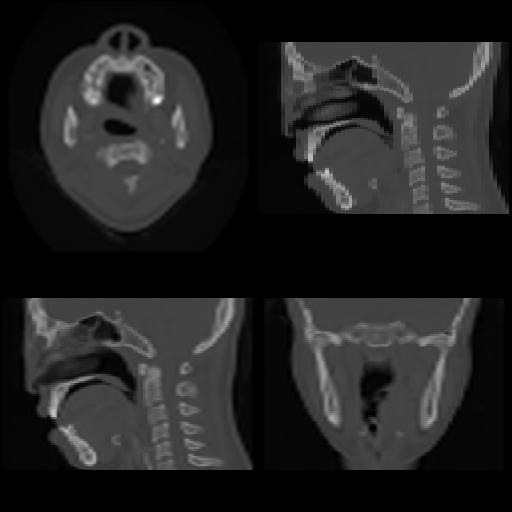

Generate this figure with Python:
#!/usr/bin/env python

# Test vtkImageResize on 3D data with output spacing and magnification methods.

# Factory overrides
import vtkmodules.vtkInteractionStyle  # noqa: F401
import vtkmodules.vtkRenderingFreeType  # noqa: F401
import vtkmodules.vtkRenderingOpenGL2  # noqa: F401

import os

from vtkmodules.vtkIOImage import vtkImageReader2
from vtkmodules.vtkImagingCore import vtkImageResize
from vtkmodules.vtkRenderingCore import (
    vtkImageSlice,
    vtkImageSliceMapper,
    vtkRenderWindow,
    vtkRenderWindowInteractor,
    vtkRenderer,
)

# Read 3D volume
reader = vtkImageReader2()
reader.SetDataByteOrderToLittleEndian()
reader.SetDataExtent(0, 63, 0, 63, 1, 93)
reader.SetDataSpacing(3.2, 3.2, 1.5)
data_dir = os.environ.get("VPE_DATA_DIR", os.path.dirname(os.path.abspath(__file__)))

reader.SetFilePrefix(os.path.join(data_dir, "headsq", "quarter"))

# Resize via output spacing
resize = vtkImageResize()
resize.SetInputConnection(reader.GetOutputPort())
resize.SetResizeMethodToOutputSpacing()
resize.SetOutputSpacing(0.80, 0.80, 1.5)
resize.InterpolateOn()
resize.Update()

# Resize via magnification
resize2 = vtkImageResize()
resize2.SetInputConnection(reader.GetOutputPort())
resize2.SetResizeMethodToMagnificationFactors()
resize2.SetMagnificationFactors(4, 4, 1)
resize2.InterpolateOff()

color_range = [0, 4095]

# Viewport 0 (lower-left): resize via spacing, orientation 0
image_mapper_0 = vtkImageSliceMapper()
image_mapper_0.SetInputConnection(resize.GetOutputPort())
image_mapper_0.SetOrientation(0)
image_mapper_0.SliceAtFocalPointOn()

image_slice_0 = vtkImageSlice()
image_slice_0.SetMapper(image_mapper_0)
image_slice_0.GetProperty().SetColorWindow(color_range[1] - color_range[0])
image_slice_0.GetProperty().SetColorLevel(0.5 * (color_range[0] + color_range[1]))
image_slice_0.GetProperty().SetInterpolationTypeToNearest()

renderer_0 = vtkRenderer()
renderer_0.AddViewProp(image_slice_0)
renderer_0.SetBackground(0.0, 0.0, 0.0)
renderer_0.SetViewport(0.0, 0.0, 0.5, 0.5)

# Viewport 1 (lower-right): resize via spacing, orientation 1
image_mapper_1 = vtkImageSliceMapper()
image_mapper_1.SetInputConnection(resize.GetOutputPort())
image_mapper_1.SetOrientation(1)
image_mapper_1.SliceAtFocalPointOn()

image_slice_1 = vtkImageSlice()
image_slice_1.SetMapper(image_mapper_1)
image_slice_1.GetProperty().SetColorWindow(color_range[1] - color_range[0])
image_slice_1.GetProperty().SetColorLevel(0.5 * (color_range[0] + color_range[1]))
image_slice_1.GetProperty().SetInterpolationTypeToNearest()

renderer_1 = vtkRenderer()
renderer_1.AddViewProp(image_slice_1)
renderer_1.SetBackground(0.0, 0.0, 0.0)
renderer_1.SetViewport(0.5, 0.0, 1.0, 0.5)

# Viewport 2 (upper-left): resize via spacing, orientation 2
image_mapper_2 = vtkImageSliceMapper()
image_mapper_2.SetInputConnection(resize.GetOutputPort())
image_mapper_2.SetOrientation(2)
image_mapper_2.SliceAtFocalPointOn()

image_slice_2 = vtkImageSlice()
image_slice_2.SetMapper(image_mapper_2)
image_slice_2.GetProperty().SetColorWindow(color_range[1] - color_range[0])
image_slice_2.GetProperty().SetColorLevel(0.5 * (color_range[0] + color_range[1]))
image_slice_2.GetProperty().SetInterpolationTypeToNearest()

renderer_2 = vtkRenderer()
renderer_2.AddViewProp(image_slice_2)
renderer_2.SetBackground(0.0, 0.0, 0.0)
renderer_2.SetViewport(0.0, 0.5, 0.5, 1.0)

# Viewport 3 (upper-right): resize via magnification, orientation 0
image_mapper_3 = vtkImageSliceMapper()
image_mapper_3.SetInputConnection(resize2.GetOutputPort())
image_mapper_3.SetOrientation(0)
image_mapper_3.SliceAtFocalPointOn()

image_slice_3 = vtkImageSlice()
image_slice_3.SetMapper(image_mapper_3)
image_slice_3.GetProperty().SetColorWindow(color_range[1] - color_range[0])
image_slice_3.GetProperty().SetColorLevel(0.5 * (color_range[0] + color_range[1]))
image_slice_3.GetProperty().SetInterpolationTypeToNearest()

renderer_3 = vtkRenderer()
renderer_3.AddViewProp(image_slice_3)
renderer_3.SetBackground(0.0, 0.0, 0.0)
renderer_3.SetViewport(0.5, 0.5, 1.0, 1.0)

# Window
render_window = vtkRenderWindow()
render_window.AddRenderer(renderer_0)
render_window.AddRenderer(renderer_1)
render_window.AddRenderer(renderer_2)
render_window.AddRenderer(renderer_3)
render_window.SetSize(512, 512)
render_window.SetWindowName("image resize3d")

# Scene
bounds_0 = image_mapper_0.GetBounds()
point_0 = [0.5 * (bounds_0[0] + bounds_0[1]), 0.5 * (bounds_0[2] + bounds_0[3]), 0.5 * (bounds_0[4] + bounds_0[5])]
camera_0 = renderer_0.GetActiveCamera()
camera_0.SetFocalPoint(point_0)
point_0[image_mapper_0.GetOrientation()] += 500.0
camera_0.SetPosition(point_0)
camera_0.SetViewUp(0.0, 0.0, -1.0)
camera_0.ParallelProjectionOn()
camera_0.SetParallelScale(0.8 * 128)

bounds_1 = image_mapper_1.GetBounds()
point_1 = [0.5 * (bounds_1[0] + bounds_1[1]), 0.5 * (bounds_1[2] + bounds_1[3]), 0.5 * (bounds_1[4] + bounds_1[5])]
camera_1 = renderer_1.GetActiveCamera()
camera_1.SetFocalPoint(point_1)
point_1[image_mapper_1.GetOrientation()] += 500.0
camera_1.SetPosition(point_1)
camera_1.SetViewUp(0.0, 0.0, -1.0)
camera_1.ParallelProjectionOn()
camera_1.SetParallelScale(0.8 * 128)

bounds_2 = image_mapper_2.GetBounds()
point_2 = [0.5 * (bounds_2[0] + bounds_2[1]), 0.5 * (bounds_2[2] + bounds_2[3]), 0.5 * (bounds_2[4] + bounds_2[5])]
camera_2 = renderer_2.GetActiveCamera()
camera_2.SetFocalPoint(point_2)
point_2[image_mapper_2.GetOrientation()] += 500.0
camera_2.SetPosition(point_2)
camera_2.SetViewUp(0.0, 1.0, 0.0)
camera_2.ParallelProjectionOn()
camera_2.SetParallelScale(0.8 * 128)

bounds_3 = image_mapper_3.GetBounds()
point_3 = [0.5 * (bounds_3[0] + bounds_3[1]), 0.5 * (bounds_3[2] + bounds_3[3]), 0.5 * (bounds_3[4] + bounds_3[5])]
camera_3 = renderer_3.GetActiveCamera()
camera_3.SetFocalPoint(point_3)
point_3[image_mapper_3.GetOrientation()] += 500.0
camera_3.SetPosition(point_3)
camera_3.SetViewUp(0.0, 0.0, -1.0)
camera_3.ParallelProjectionOn()
camera_3.SetParallelScale(0.8 * 128)

# Interactor
interactor = vtkRenderWindowInteractor()
interactor.SetRenderWindow(render_window)

interactor.Initialize()
interactor.Start()
